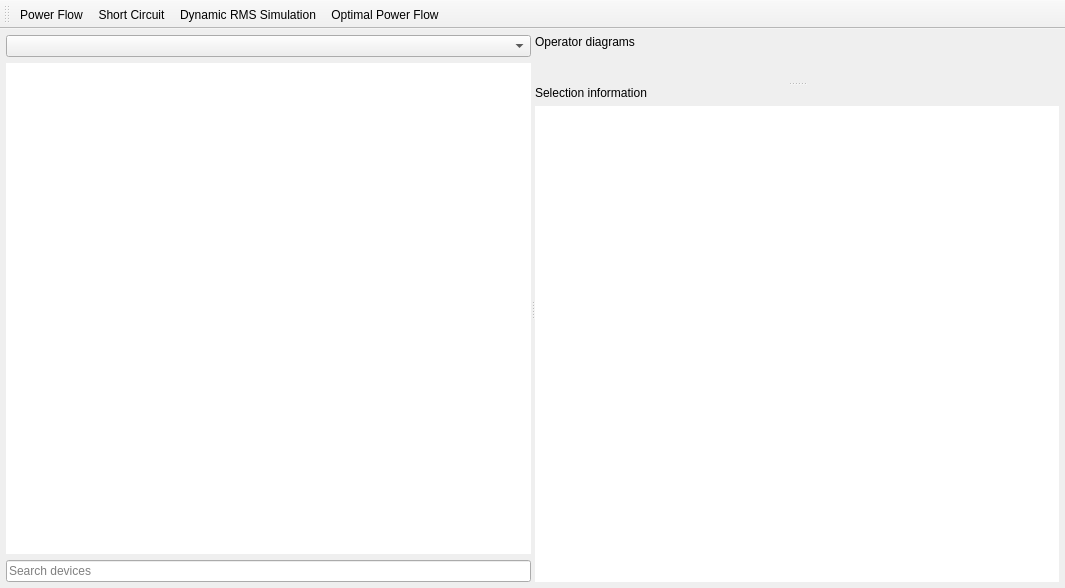
<?xml version="1.0" encoding="UTF-8"?>
<ui version="4.0">
 <class>OperatorView</class>
 <widget class="QMainWindow" name="OperatorView">
  <property name="geometry">
   <rect>
    <x>0</x>
    <y>0</y>
    <width>1065</width>
    <height>588</height>
   </rect>
  </property>
  <property name="windowTitle">
   <string>Operator View</string>
  </property>
  <property name="windowIcon">
   <iconset resource="../Icons/icons.qrc">
    <normaloff>:/Icons/icons/operator_view.png</normaloff>:/Icons/icons/operator_view.png</iconset>
  </property>
  <widget class="QWidget" name="centralwidget">
   <layout class="QVBoxLayout" name="centralLayout">
    <property name="leftMargin">
     <number>6</number>
    </property>
    <property name="topMargin">
     <number>6</number>
    </property>
    <property name="rightMargin">
     <number>6</number>
    </property>
    <property name="bottomMargin">
     <number>6</number>
    </property>
    <item>
     <widget class="QSplitter" name="mainSplitter">
      <property name="orientation">
       <enum>Qt::Orientation::Horizontal</enum>
      </property>
      <widget class="QFrame" name="deviceListFrame">
       <property name="minimumSize">
        <size>
         <width>300</width>
         <height>0</height>
        </size>
       </property>
       <property name="frameShape">
        <enum>QFrame::Shape::NoFrame</enum>
       </property>
       <layout class="QVBoxLayout" name="deviceListLayout">
        <property name="leftMargin">
         <number>0</number>
        </property>
        <property name="topMargin">
         <number>0</number>
        </property>
        <property name="rightMargin">
         <number>0</number>
        </property>
        <property name="bottomMargin">
         <number>0</number>
        </property>
        <item>
         <widget class="QComboBox" name="deviceTypeComboBox"/>
        </item>
        <item>
         <widget class="QTableView" name="devicesTableView">
          <property name="frameShape">
           <enum>QFrame::Shape::NoFrame</enum>
          </property>
         </widget>
        </item>
        <item>
         <widget class="QLineEdit" name="deviceSearchLineEdit">
          <property name="placeholderText">
           <string>Search devices</string>
          </property>
          <property name="clearButtonEnabled">
           <bool>true</bool>
          </property>
         </widget>
        </item>
       </layout>
      </widget>
      <widget class="QSplitter" name="leftSplitter">
       <property name="orientation">
        <enum>Qt::Orientation::Vertical</enum>
       </property>
       <widget class="QFrame" name="operatorDiagramPanelFrame">
        <property name="frameShape">
         <enum>QFrame::Shape::NoFrame</enum>
        </property>
        <layout class="QVBoxLayout" name="operatorDiagramLayout">
         <property name="leftMargin">
          <number>0</number>
         </property>
         <property name="topMargin">
          <number>0</number>
         </property>
         <property name="rightMargin">
          <number>0</number>
         </property>
         <property name="bottomMargin">
          <number>0</number>
         </property>
         <item>
          <widget class="QLabel" name="operatorDiagramLabel">
           <property name="text">
            <string>Operator diagrams</string>
           </property>
          </widget>
         </item>
         <item>
          <widget class="QFrame" name="operatorDiagramFrame">
           <property name="sizePolicy">
            <sizepolicy hsizetype="Preferred" vsizetype="Expanding">
             <horstretch>0</horstretch>
             <verstretch>0</verstretch>
            </sizepolicy>
           </property>
           <property name="frameShape">
            <enum>QFrame::Shape::NoFrame</enum>
           </property>
           <property name="frameShadow">
            <enum>QFrame::Shadow::Sunken</enum>
           </property>
          </widget>
         </item>
        </layout>
       </widget>
       <widget class="QFrame" name="selectionInformationFrame">
        <property name="frameShape">
         <enum>QFrame::Shape::NoFrame</enum>
        </property>
        <layout class="QVBoxLayout" name="selectionInformationLayout">
         <property name="leftMargin">
          <number>0</number>
         </property>
         <property name="topMargin">
          <number>0</number>
         </property>
         <property name="rightMargin">
          <number>0</number>
         </property>
         <property name="bottomMargin">
          <number>0</number>
         </property>
         <item>
          <widget class="QLabel" name="selectionInformationLabel">
           <property name="text">
            <string>Selection information</string>
           </property>
          </widget>
         </item>
         <item>
          <widget class="QTableView" name="selectionInformationTableView">
           <property name="frameShape">
            <enum>QFrame::Shape::NoFrame</enum>
           </property>
          </widget>
         </item>
        </layout>
       </widget>
      </widget>
     </widget>
    </item>
   </layout>
  </widget>
  <widget class="QToolBar" name="toolBar">
   <property name="windowTitle">
    <string>toolBar</string>
   </property>
   <attribute name="toolBarArea">
    <enum>TopToolBarArea</enum>
   </attribute>
   <attribute name="toolBarBreak">
    <bool>false</bool>
   </attribute>
   <addaction name="actionPower_flow"/>
   <addaction name="actionShort_Circuit"/>
   <addaction name="actionRun_Dynamic_RMS_Simulation"/>
   <addaction name="actionOPF"/>
  </widget>
  <action name="actionPower_flow">
   <property name="icon">
    <iconset resource="../Icons/icons.qrc">
     <normaloff>:/Icons/icons/pf.png</normaloff>:/Icons/icons/pf.png</iconset>
   </property>
   <property name="text">
    <string>Power Flow</string>
   </property>
   <property name="toolTip">
    <string>Run a power flow analysis</string>
   </property>
  </action>
  <action name="actionShort_Circuit">
   <property name="icon">
    <iconset resource="../Icons/icons.qrc">
     <normaloff>:/Icons/icons/short_circuit.png</normaloff>:/Icons/icons/short_circuit.png</iconset>
   </property>
   <property name="text">
    <string>Short Circuit</string>
   </property>
   <property name="toolTip">
    <string>Run a short circuit study over the snapshot data</string>
   </property>
  </action>
  <action name="actionRun_Dynamic_RMS_Simulation">
   <property name="icon">
    <iconset resource="../Icons/icons.qrc">
     <normaloff>:/Icons/icons/dyn.png</normaloff>:/Icons/icons/dyn.png</iconset>
   </property>
   <property name="text">
    <string>Dynamic RMS Simulation</string>
   </property>
   <property name="toolTip">
    <string>Run a dynamic RMS simulation</string>
   </property>
  </action>
  <action name="actionOPF">
   <property name="icon">
    <iconset resource="../Icons/icons.qrc">
     <normaloff>:/Icons/icons/dcopf.png</normaloff>:/Icons/icons/dcopf.png</iconset>
   </property>
   <property name="text">
    <string>Optimal Power Flow</string>
   </property>
   <property name="toolTip">
    <string>Run an optimal power flow analysis</string>
   </property>
  </action>
 </widget>
 <resources>
  <include location="../Icons/icons.qrc"/>
 </resources>
 <connections/>
</ui>
